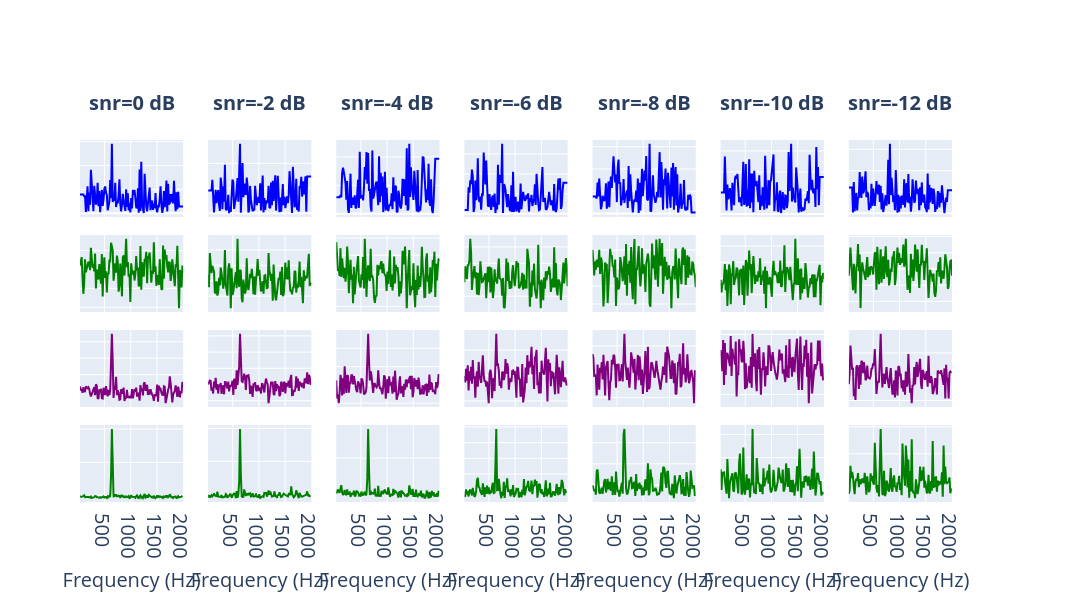

Notebook cell for this chart:
### Markdown cell above
---

## Detectors vs SNR - Sanity Check

### Code cell
# simulation parameters
fs = 128000  # sampling frequency
f0 = 640  # signal frequency
duration = 60  # seconds
snr_values = [0, -2, -4, -6, -8, -10, -12]  # from 0 dB to -8 dB

# detector args
nperseg = 8000
nfft = None # 2*nperseg
noverlap = 0.25
window = 'hanning'
dc = 20
crop_freq = 2000
norm_size = 9
quantization_bins = 3
# welch_threshold = 0.034
# s2g_threshold_laplacian = 0.24
# s2g_threshold_wasserstein = 16

raw_signal = ut.simulate_raw_signal(f0, fs, duration)
F, T, raw_Sxx, raw_phasogram = ut.calc_spectrogram(raw_signal, fs, nfft=nfft, nperseg=nperseg, percent_overlap=noverlap/nperseg, window=window, remove_dc=dc, crop_freq=crop_freq)

welch_detector = ut.WelchDetector(fs=fs, nperseg=nperseg, overlap=noverlap, nfft=nfft, window=window, dc=dc, crop_freq=crop_freq, norm_size=norm_size)
talmon_detector = ut.TalmonDetector(fs=fs, nperseg=nperseg, overlap=noverlap, nfft=nfft, window=window, dc=dc, crop_freq=crop_freq, norm_size=norm_size)
s2g_detector_laplacian = ut.S2GDetector(fs=fs, nperseg=nperseg, overlap=noverlap, nfft=nfft, window=window, dc=dc, crop_freq=crop_freq, quantization_levels=quantization_bins, mode="laplacian")
s2g_detector_wasserstein = ut.S2GDetector(fs=fs, nperseg=nperseg, overlap=noverlap, nfft=nfft, window=window, dc=dc, crop_freq=crop_freq, quantization_levels=quantization_bins, mode="wasserstein")
# s2g_detector_circularity = ut.S2GDetector(fs=fs, nperseg=nperseg, overlap=noverlap, nfft=nfft, window=window, dc=dc, crop_freq=crop_freq, quantization_levels=quantization_bins, mode="circularity")

fig = make_subplots(rows=4, 
                    cols=len(snr_values), 
                    shared_xaxes=True, 
                    vertical_spacing=0.05,
                    column_titles=[f"snr={snr} dB" for snr in snr_values])  #, 
                    # row_titles=["Spectrum", "Ref.", "Laplacian", "Wasserstein"])

for i, snr in enumerate(snr_values, start=1):
    rx = ut.add_noise_to_signal(raw_signal, snr_db=snr, fs=fs, signal_bw=1, noise_type='white')

    _F, _T, rx_Sxx, _phasogram = ut.calc_spectrogram(rx, fs, nperseg=nperseg, percent_overlap=noverlap, window=window, remove_dc=dc, crop_freq=crop_freq)
    # fig.add_trace(go.Heatmap(z=rx_Sxx.T, y=_T, x=_F, colorscale='Viridis', showlegend=False, showscale=False), row=1, col=i)

    rx_pxx, F_pxx = welch_detector.get_feature_vector(rx)
    fig.add_trace(go.Scatter(y=rx_pxx, x=F_pxx, showlegend=False, line=dict(color='blue')), row=1, col=i)

    rx_td_scores, F_td_scores = talmon_detector.get_feature_vector(rx)
    fig.add_trace(go.Scatter(y=rx_td_scores, x=F_td_scores, showlegend=False, line=dict(color='green')), row=2, col=i)

    Kl, F_Kl = s2g_detector_laplacian.get_feature_vector(rx)
    fig.add_trace(go.Scatter(y=Kl, x=F_Kl, showlegend=False, line=dict(color='purple')), row=3, col=i)

    Kw, F_Kw = s2g_detector_wasserstein.get_feature_vector(rx)
    fig.add_trace(go.Scatter(y=Kw, x=F_Kw, showlegend=False, line=dict(color='green')), row=4, col=i)

    # Kc, F_Kc = s2g_detector_circularity.get_feature_vector(rx)
    # fig.add_trace(go.Scatter(y=Kc, x=F_Kc, showlegend=False, line=dict(color='red')), row=5, col=i)

fig.update_xaxes(title_text='Frequency (Hz)', title_font=dict(size=20), row=4)
fig.update_yaxes(showticklabels=False)

fig.update_layout(
    height=600, width=1200,
    font=dict(size=20),
    title_font=dict(size=20),
    margin=dict(t=140, r=140),   # leave room for lifted column titles + shifted row titles
)

# Match column/row title offsets and bold them.
# Column titles sit above row 1 at y = 1 + offset; row titles sit to the
# right of the last column at x = 1 + offset (in paper coords).
title_offset = 0.06
column_title_texts = [f"snr={snr} dB" for snr in snr_values]
# row_title_texts = ["Spectrum", "Ref.", "Laplacian", "Wasserstein"]
for ann in fig.layout.annotations:
    ann.font = dict(size=20)
    if ann.text in column_title_texts:
        ann.text = f"<b>{ann.text}</b>"
        ann.y = 1 + title_offset
        ann.yanchor = 'bottom'
    # elif ann.text in row_title_texts:
    #     ann.text = f"<b>{ann.text}</b>"
    #     ann.x = 1 + title_offset
    #     ann.xanchor = 'left'
# fig.write_image("/Users/itamarmerfeld/Projects/UATR/results/simulation_example.svg")  #, scale=10)
fig.show()
